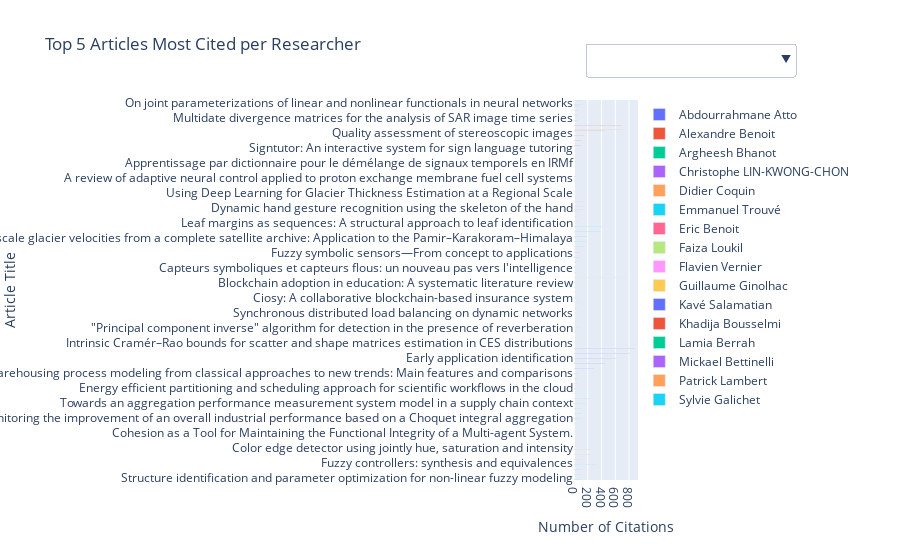

The cell this chart's notebook holds for it:
### Code cell
import pandas as pd
import plotly.graph_objects as go

# Charger les données
df = pd.read_csv("data.csv")

# Grouper par chercheur et trier par citations pour chaque chercheur
top_articles_per_researcher = df.groupby(['researcher', 'title'])['value of cited by'].sum().reset_index()

# Trier chaque chercheur par nombre de citations de manière décroissante
top_articles_per_researcher = top_articles_per_researcher.sort_values(by=['researcher', 'value of cited by'], ascending=[True, False])

# Prendre les 5 premiers articles pour chaque chercheur
top_5_articles = top_articles_per_researcher.groupby('researcher').head(5)

# Créer une figure vide
fig = go.Figure()

# Ajouter une trace pour chaque chercheur
researchers = top_5_articles['researcher'].unique()
for researcher in researchers:
    researcher_data = top_5_articles[top_5_articles['researcher'] == researcher]
    
    # Trier les articles par ordre décroissant de citations
    researcher_data_sorted = researcher_data.sort_values(by='value of cited by', ascending=False)

    # Ajouter une trace de type "bar"
    fig.add_trace(go.Bar(
        x=researcher_data_sorted['value of cited by'],
        y=researcher_data_sorted['title'],
        name=researcher, 
        orientation='h',
    ))

# Ajouter un bouton pour chaque chercheur
buttons = [
    {
        'args': [None, {'showlegend': False}], 
        'method': 'restyle'
    }
]

# Ajouter un bouton pour chaque chercheur
for researcher in researchers:
    button = {
        'args': [
            {'visible': [r == researcher for r in researchers]},  # Affiche le chercheur sélectionné
            {'title': f"Top 5 Articles of {researcher}"}  # Titre dynamique selon le chercheur
        ],
        'label': researcher,
        'method': 'restyle'
    }
    buttons.append(button)

# Mettre à jour le layout
fig.update_layout(
    updatemenus=[{
        'buttons': buttons,
        'direction': 'down',
        'showactive': True,
        'active': 0,  # Affiche tous les chercheurs par défaut
        'x': 0.17,
        'xanchor': 'left',
        'y': 1.15,
        'yanchor': 'top'
    }],
    title="Top 5 Articles Most Cited per Researcher",
    xaxis=dict(title="Number of Citations"),
    yaxis=dict(title="Article Title", autorange="reversed"),  
    barmode='group' 
)

# Afficher la figure
fig.show()

### Figure 1 — Plotly figure (JSON) as saved in the notebook; plotly's stock layout.template omitted (floating-point values rounded to 4 significant figures)
{"data": [{"name": "Abdourrahmane Atto", "orientation": "h", "type": "bar", "x": [114, 73, 59, 54, 52], "y": ["On joint parameterizations of linear and nonlinear functionals in neural networks", "Robust adaptive detection of buried pipes using GPR", "Adaptive multitemporal SAR image filtering based on the change detection matrix", "Multidate divergence matrices for the analysis of SAR image time series", "Smooth sigmoid wavelet shrinkage for non-parametric estimation"]}, {"name": "Alexandre Benoit", "orientation": "h", "type": "bar", "x": [702, 449, 143, 115, 104], "y": ["3-D deep learning approach for remote sensing image classification", "Quality assessment of stereoscopic images", "Using human visual system modeling for bio-inspired low level image processing", "Using disparity for quality assessment of stereoscopic images", "Signtutor: An interactive system for sign language tutoring"]}, {"name": "Argheesh Bhanot", "orientation": "h", "type": "bar", "x": [6, 3, 1, 1, 1], "y": ["Spatially constrained online dictionary learning for source separation", "Modélisation parcimonieuse de la dynamique spatio-temporelle de la connectivité fonctionnelle en IRMf cérébrale", "Apprentissage par dictionnaire pour le démélange de signaux temporels en IRMf", "Effet du filtrage sur l'évaluation de la connectivité fonctionnelle dynamique et application sur des données d'IRMs fonctionnelles de rats", "Online dictionary learning for single-subject fMRI data unmixing"]}, {"name": "Christophe LIN-KWONG-CHON", "orientation": "h", "type": "bar", "x": [25, 15, 6, 4, 2], "y": ["A review of adaptive neural control applied to proton exchange membrane fuel cell systems", "Adaptive neural control of PEMFC system based on data-driven and reinforcement learning approaches", "Oxygen Bubble Dynamics in PEM Water Electrolyzers with a Deep-Learning-Based Approach", "Using Deep Learning for Glacier Thickness Estimation at a Regional Scale", "Revealing anodic multi-class bubble dynamics in PEMWE systems using deep learning and post-processing detection"]}, {"name": "Didier Coquin", "orientation": "h", "type": "bar", "x": [159, 137, 92, 41, 41], "y": ["Understanding leaves in natural images–a model-based approach for tree species identification", "Dynamic hand gesture recognition using the skeleton of the hand", "A parametric active polygon for leaf segmentation and shape estimation", "A model-based approach for compound leaves understanding and identification", "Leaf margins as sequences: A structural approach to leaf identification"]}, {"name": "Emmanuel Trouvé", "orientation": "h", "type": "bar", "x": [403, 389, 198, 170, 148], "y": ["Intensity-driven adaptive-neighborhood technique for polarimetric and interferometric SAR parameters estimation", "Twenty-first century glacier slowdown driven by mass loss in High Mountain Asia", "Deriving large-scale glacier velocities from a complete satellite archive: Application to the Pamir–Karakoram–Himalaya", "Improving phase unwrapping techniques by the use of local frequency estimates", "Application of log-cumulants to the detection of spatiotemporal discontinuities in multitemporal SAR images"]}, {"name": "Eric Benoit", "orientation": "h", "type": "bar", "x": [80, 65, 30, 25, 25], "y": ["Fuzzy symbolic sensors—From concept to applications", "The aggregation of complementary information via fuzzy sensors", "Symbolic sensors", "Capteurs symboliques et capteurs flous: un nouveau pas vers l'intelligence", "Towards fuzzy nominal scales"]}, {"name": "Faiza Loukil", "orientation": "h", "type": "bar", "x": [770, 110, 84, 57, 42], "y": ["Blockchain smart contracts: Applications, challenges, and future trends", "Blockchain adoption in education: A systematic literature review", "Privacy and security in federated learning: A survey", "Privacy-preserving IoT data aggregation based on blockchain and homomorphic encryption", "Ciosy: A collaborative blockchain-based insurance system"]}, {"name": "Flavien Vernier", "orientation": "h", "type": "bar", "x": [100, 69, 49, 34, 25], "y": ["Monitoring temperate glacier displacement by multi-temporal TerraSAR-X images and continuous GPS measurements", "A decentralized convergence detection algorithm for asynchronous parallel iterative algorithms", "Synchronous distributed load balancing on dynamic networks", "Multi-method monitoring of Glacier d’Argentière dynamics", "Monitoring temperate glacier with high resolution automated digital cameras-application to the Argentiere glacier"]}, {"name": "Guillaume Ginolhac", "orientation": "h", "type": "bar", "x": [91, 73, 60, 54, 45], "y": ["\"Principal component inverse\" algorithm for detection in the presence of reverberation", "Robust adaptive detection of buried pipes using GPR", "Low-complexity algorithms for low rank clutter parameters estimation in radar systems", "Performance of two low-rank STAP filters in a heterogeneous noise", "Intrinsic Cramér–Rao bounds for scatter and shape matrices estimation in CES distributions"]}, {"name": "Kavé Salamatian", "orientation": "h", "type": "bar", "x": [884, 816, 605, 445, 290], "y": ["Traffic classification on the fly", "Traffic matrix estimation: Existing techniques and new directions", "Early application identification", "Combining filtering and statistical methods for anomaly detection", "Traffic matrices: balancing measurements, inference and modeling"]}, {"name": "Khadija Bousselmi", "orientation": "h", "type": "bar", "x": [48, 38, 34, 30, 9], "y": ["Data warehousing process modeling from classical approaches to new trends: Main features and comparisons", "Cloud services orchestration: A comparative study of existing approaches", "QoS-aware scheduling of workflows in cloud computing environments", "Energy efficient partitioning and scheduling approach for scientific workflows in the cloud", "A multi-layer modeling for the generation of new architectures for big data warehousing"]}, {"name": "Lamia Berrah", "orientation": "h", "type": "bar", "x": [209, 167, 117, 107, 105], "y": ["Quantitative expression and aggregation of performance measurements based on the MACBETH multi-criteria method", "Towards an aggregation performance measurement system model in a supply chain context", "Fuzzy handling of measurement errors in instrumentation", "Global vision and performance indicators for an industrial improvement approach", "Monitoring the improvement of an overall industrial performance based on a Choquet integral aggregation"]}, {"name": "Mickael Bettinelli", "orientation": "h", "type": "bar", "x": [10, 5, 2, 1, 1], "y": ["A decision support framework for the remanufacturing of highly variable products using a collective intelligence approach", "Coalition formation problem: a group dynamics inspired swarming method", "Cohesion as a Tool for Maintaining the Functional Integrity of a Multi-agent System.", "ABSG: un modèle d’agent socialement inspiré pour la formation de coalitions", "Production of the future to support circular economy-development of a dedicated platform by means of a multidisciplinary approach"]}, {"name": "Patrick Lambert", "orientation": "h", "type": "bar", "x": [702, 265, 235, 137, 117], "y": ["3-D deep learning approach for remote sensing image classification", "Color edge detector using jointly hue, saturation and intensity", "Fuzzy fusion techniques for linear features detection in multitemporal SAR images", "Dynamic hand gesture recognition using the skeleton of the hand", "Total ordering based on space filling curves for multivalued morphology"]}, {"name": "Sylvie Galichet", "orientation": "h", "type": "bar", "x": [329, 114, 108, 107, 97], "y": ["Fuzzy controllers: synthesis and equivalences", "On joint parameterizations of linear and nonlinear functionals in neural networks", "Application of fuzzy logic control for continuous casting mold level control", "Nonlinear internal model control: Application of inverse model based fuzzy control", "Structure identification and parameter optimization for non-linear fuzzy modeling"]}], "layout": {"barmode": "group", "title": {"text": "Top 5 Articles Most Cited per Researcher"}, "updatemenus": [{"active": 0, "buttons": [{"args": [null, {"showlegend": false}], "method": "restyle"}, {"args": [{"visible": [true, false, false, false, false, false, false, false, false, false, false, false, false, false, false, false]}, {"title": "Top 5 Articles of Abdourrahmane Atto"}], "label": "Abdourrahmane Atto", "method": "restyle"}, {"args": [{"visible": [false, true, false, false, false, false, false, false, false, false, false, false, false, false, false, false]}, {"title": "Top 5 Articles of Alexandre Benoit"}], "label": "Alexandre Benoit", "method": "restyle"}, {"args": [{"visible": [false, false, true, false, false, false, false, false, false, false, false, false, false, false, false, false]}, {"title": "Top 5 Articles of Argheesh Bhanot"}], "label": "Argheesh Bhanot", "method": "restyle"}, {"args": [{"visible": [false, false, false, true, false, false, false, false, false, false, false, false, false, false, false, false]}, {"title": "Top 5 Articles of Christophe LIN-KWONG-CHON"}], "label": "Christophe LIN-KWONG-CHON", "method": "restyle"}, {"args": [{"visible": [false, false, false, false, true, false, false, false, false, false, false, false, false, false, false, false]}, {"title": "Top 5 Articles of Didier Coquin"}], "label": "Didier Coquin", "method": "restyle"}, {"args": [{"visible": [false, false, false, false, false, true, false, false, false, false, false, false, false, false, false, false]}, {"title": "Top 5 Articles of Emmanuel Trouvé"}], "label": "Emmanuel Trouvé", "method": "restyle"}, {"args": [{"visible": [false, false, false, false, false, false, true, false, false, false, false, false, false, false, false, false]}, {"title": "Top 5 Articles of Eric Benoit"}], "label": "Eric Benoit", "method": "restyle"}, {"args": [{"visible": [false, false, false, false, false, false, false, true, false, false, false, false, false, false, false, false]}, {"title": "Top 5 Articles of Faiza Loukil"}], "label": "Faiza Loukil", "method": "restyle"}, {"args": [{"visible": [false, false, false, false, false, false, false, false, true, false, false, false, false, false, false, false]}, {"title": "Top 5 Articles of Flavien Vernier"}], "label": "Flavien Vernier", "method": "restyle"}, {"args": [{"visible": [false, false, false, false, false, false, false, false, false, true, false, false, false, false, false, false]}, {"title": "Top 5 Articles of Guillaume Ginolhac"}], "label": "Guillaume Ginolhac", "method": "restyle"}, {"args": [{"visible": [false, false, false, false, false, false, false, false, false, false, true, false, false, false, false, false]}, {"title": "Top 5 Articles of Kavé Salamatian"}], "label": "Kavé Salamatian", "method": "restyle"}, {"args": [{"visible": [false, false, false, false, false, false, false, false, false, false, false, true, false, false, false, false]}, {"title": "Top 5 Articles of Khadija Bousselmi"}], "label": "Khadija Bousselmi", "method": "restyle"}, {"args": [{"visible": [false, false, false, false, false, false, false, false, false, false, false, false, true, false, false, false]}, {"title": "Top 5 Articles of Lamia Berrah"}], "label": "Lamia Berrah", "method": "restyle"}, {"args": [{"visible": [false, false, false, false, false, false, false, false, false, false, false, false, false, true, false, false]}, {"title": "Top 5 Articles of Mickael Bettinelli"}], "label": "Mickael Bettinelli", "method": "restyle"}, {"args": [{"visible": [false, false, false, false, false, false, false, false, false, false, false, false, false, false, true, false]}, {"title": "Top 5 Articles of Patrick Lambert"}], "label": "Patrick Lambert", "method": "restyle"}, {"args": [{"visible": [false, false, false, false, false, false, false, false, false, false, false, false, false, false, false, true]}, {"title": "Top 5 Articles of Sylvie Galichet"}], "label": "Sylvie Galichet", "method": "restyle"}], "direction": "down", "showactive": true, "x": 0.17, "xanchor": "left", "y": 1.15, "yanchor": "top"}], "xaxis": {"title": {"text": "Number of Citations"}}, "yaxis": {"autorange": "reversed", "title": {"text": "Article Title"}}}}
